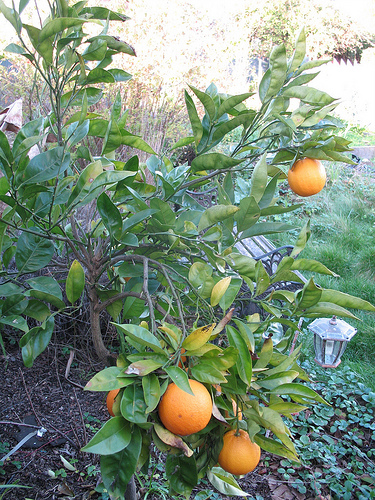
#> input picture orange.png, 375 x 500 px
$ python orange.py
#> lines starting #> are read from the running program, lines starting #| are printed output that depends on the picture; after the words box and inside, x2 and y2 are one past the last pixel; in counts of white or black regions, pixels touching at a corner belong together
import cv2
import numpy as np

lowerBound = np.array([1, 100, 80])
upperBound = np.array([22, 256, 256])

kernelOpen = np.ones((5,5))
kernelClose = np.ones((20,20))

font = cv2.FONT_HERSHEY_SIMPLEX

while True:
    img = cv2.imread('orange.png')
#> img is the input picture: shape (500, 375, 3); mean B, G, R 122.8, 143, 124.2

    # Convert BGR to HSV
    imgHSV = cv2.cvtColor(img, cv2.COLOR_BGR2HSV)
#> imgHSV: shape (500, 375, 3); mean H, S, V 70.1, 78.3, 150.1

    # Create the Mask
    mask = cv2.inRange(imgHSV, lowerBound, upperBound)
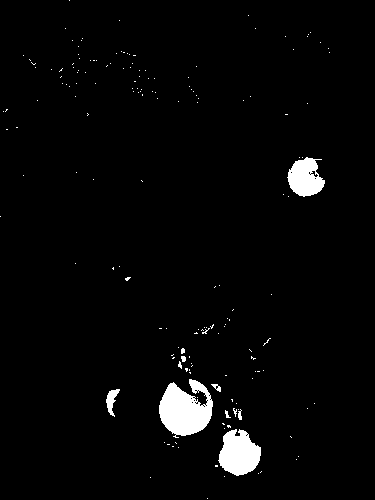
#> mask: shape (500, 375); 2.8% white; 168 white regions (159 under 20 px), largest, box (x1, y1, x2, y2) and area: (159, 379, 213, 438) 2094, (218, 429, 261, 476) 1413, (287, 157, 325, 197) 1024

    # Morphology
    maskOpen = cv2.morphologyEx(mask, cv2.MORPH_OPEN, kernelOpen)
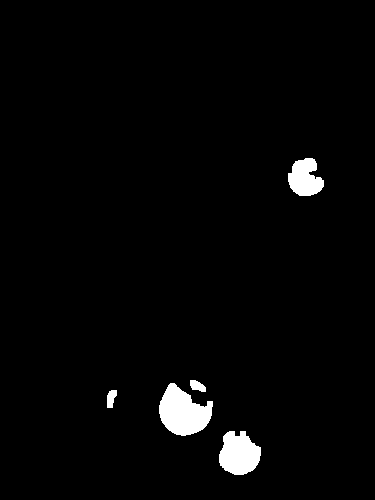
#> maskOpen: shape (500, 375); 2.4% white; 5 white regions, box (x1, y1, x2, y2) and area: (159, 383, 213, 436) 1839, (219, 431, 261, 475) 1379, (288, 158, 324, 196) 971, (107, 390, 117, 408) 132, (190, 380, 206, 392) 131
    maskClose = cv2.morphologyEx(maskOpen, cv2.MORPH_CLOSE, kernelClose)
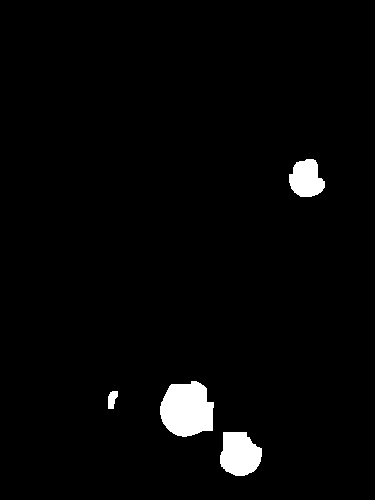
#> maskClose: shape (500, 375); 2.6% white; 4 white regions

    maskFinal = maskClose

    # Fix: cv2.findContours now returns only 2 values in OpenCV 4+
    conts, _ = cv2.findContours(maskFinal.copy(), cv2.RETR_EXTERNAL, cv2.CHAIN_APPROX_NONE)
#> conts = 4 contours; box (x1, y1, x2, y2) and area: (160, 381, 214, 437) 2264, (220, 432, 262, 476) 1370, (289, 159, 325, 197) 949, (108, 391, 118, 409) 108

    cv2.drawContours(img, conts, -1, (255, 0, 0), 3)
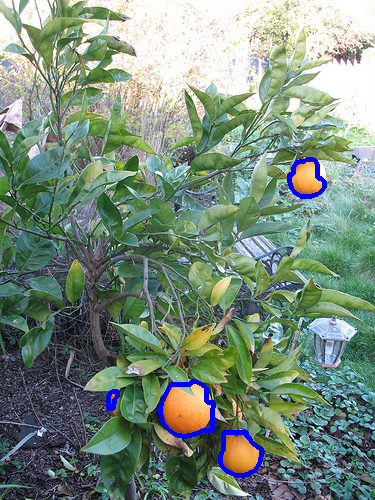
#> img: shape (500, 375, 3); 1.22% of pixels changed, all inside (x1, y1, x2, y2) = (106, 157, 327, 478)

    for i in range(len(conts)):
        x, y, w, h = cv2.boundingRect(conts[i])
        cv2.rectangle(img, (x, y), (x + w, y + h), (0, 0, 255), 2)
        cv2.putText(img, str(i + 1), (x, y + h), cv2.FONT_HERSHEY_SIMPLEX, 0.8, (0, 255, 255))
#> this loop made 4 passes
#> (x, y, w, h) on passes 1 to 4: (220, 432, 42, 44), (108, 391, 10, 18), (160, 381, 54, 56), (289, 159, 36, 38)
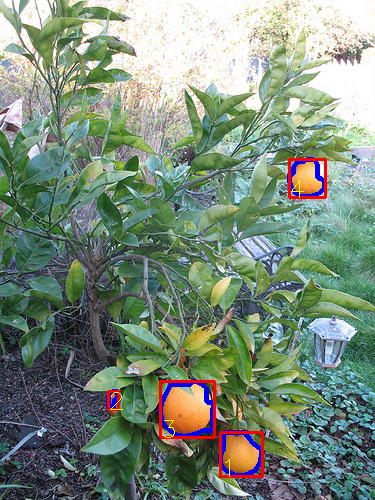
#> img: shape (500, 375, 3); 1% of pixels changed, all inside (x1, y1, x2, y2) = (107, 158, 327, 478)

    cv2.imshow("maskClose", maskClose)
    cv2.imshow("maskOpen", maskOpen)
    cv2.imshow("mask", mask)
    cv2.imshow("cam", img)

    # Fix: Use cv2.waitKey(1) for smoother response
    if cv2.waitKey(1) & 0xFF == ord('q'):
#> (key q is pressed here)
        break  # Breaks the loop properly

# Ensures all windows close properly
cv2.destroyAllWindows()

$ run again, with apple3.png copied over orange.png
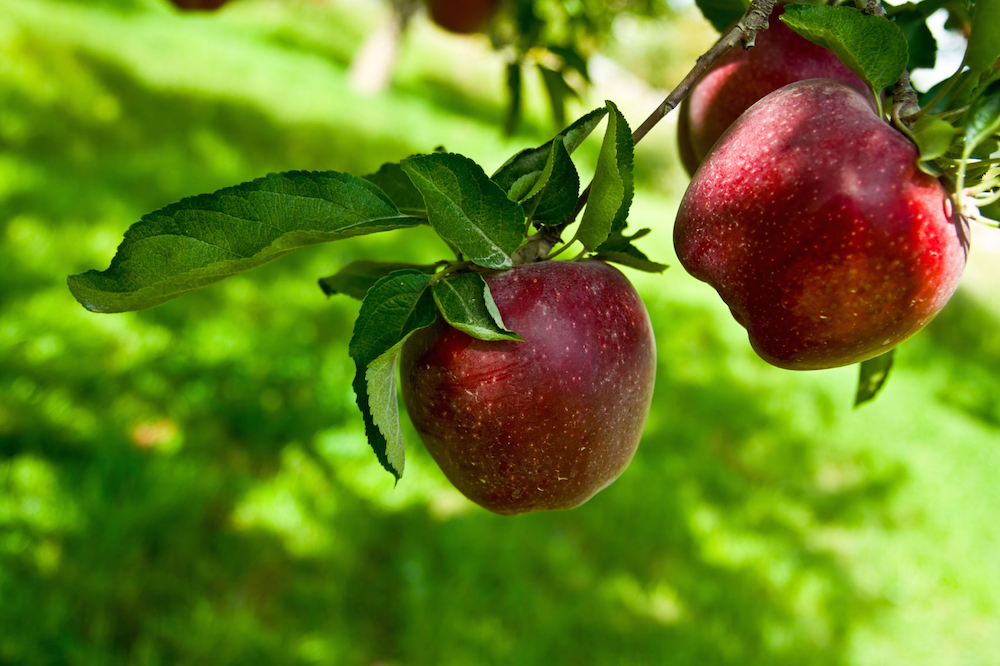
#> input picture apple3.png, 1000 x 666 px
#> img is the input picture: shape (666, 1000, 3); mean B, G, R 32.5, 129.1, 103.6
#> imgHSV: shape (666, 1000, 3); mean H, S, V 44.7, 211.9, 141.1
#> `mask = cv2.inRange(imgHSV, lowerBound, upperBound)`:
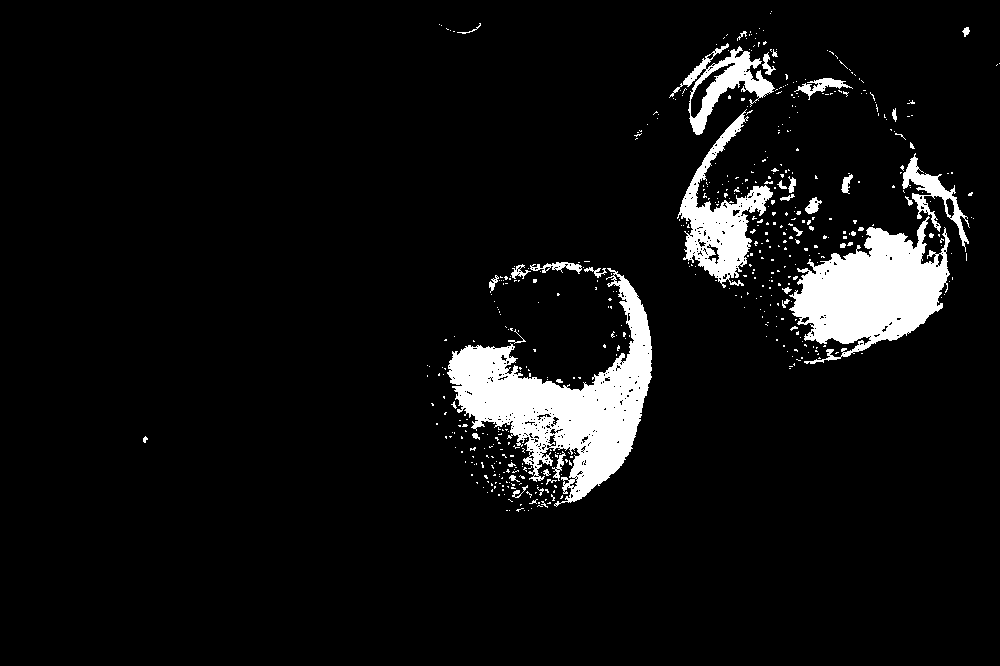
#> mask: shape (666, 1000); 6.6% white; 531 white regions (490 under 20 px), largest, box (x1, y1, x2, y2) and area: (447, 268, 652, 507) 17306, (789, 216, 950, 364) 12819, (677, 109, 773, 288) 5366
#> maskOpen: shape (666, 1000); 5.3% white; 33 white regions, largest, box (x1, y1, x2, y2) and area: (449, 279, 652, 500) 14681, (794, 228, 947, 344) 11597, (680, 185, 748, 278) 3235
#> maskClose: shape (666, 1000); 6% white; 11 white regions
#> conts = 11 contours; largest, box (x1, y1, x2, y2) and area: (450, 280, 653, 501) 16502, (795, 228, 948, 351) 12149, (681, 155, 797, 279) 4639, (685, 52, 774, 153) 3758, (904, 159, 953, 207) 1014
#> the loop `for i in range(len(conts)):` made 11 passes
#> (x, y, w, h) on passes 1 to 8: (450, 280, 203, 221), (572, 266, 8, 5), (795, 228, 153, 123), (954, 208, 13, 33), (808, 201, 11, 13), (843, 178, 8, 16), (904, 159, 49, 48), (681, 155, 116, 124)
#> after the loop `for i in range(len(conts)):`:
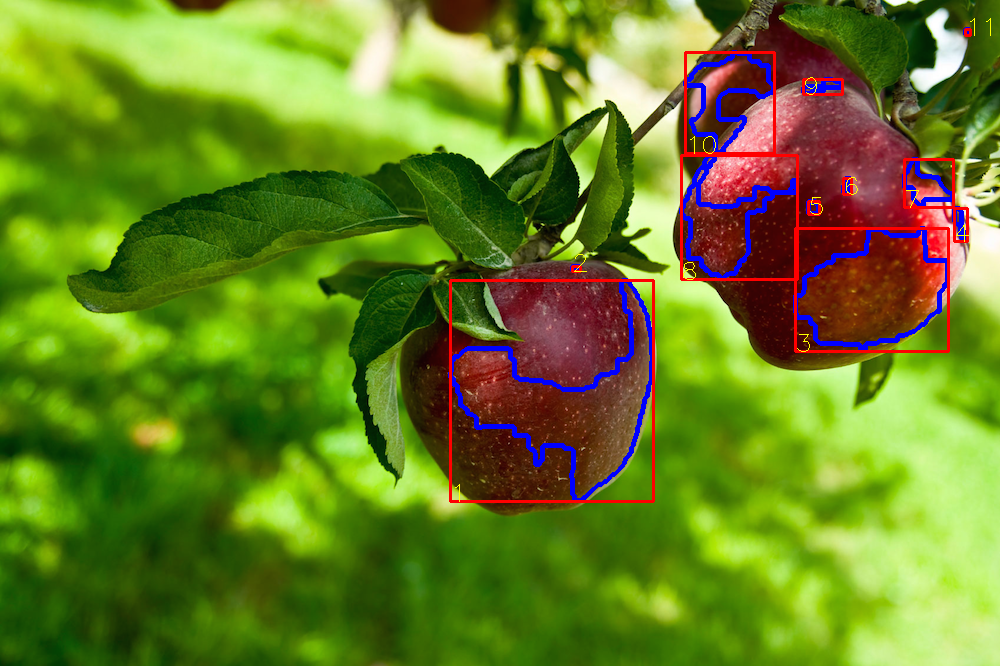
#> img: shape (666, 1000, 3); mean B, G, R 35.7, 127.3, 103.3

$ run again, with apple.jpg saved as orange.png
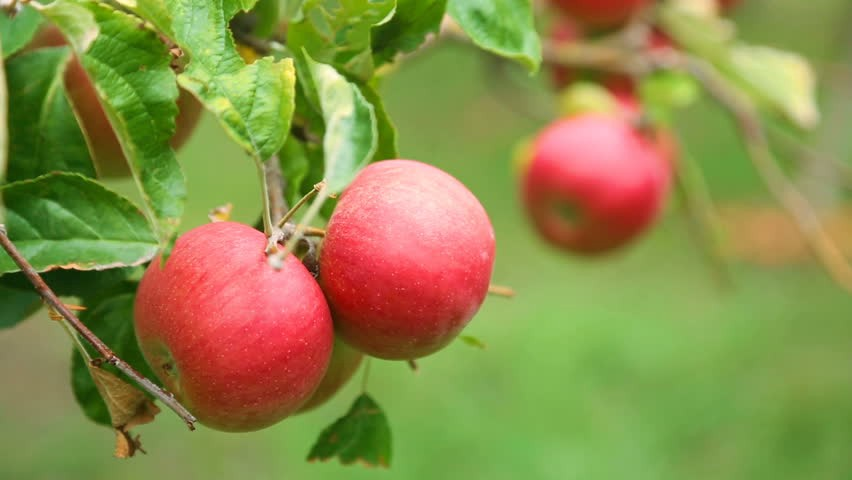
#> input picture apple.jpg, 852 x 480 px
#> img is the input picture: shape (480, 852, 3); mean B, G, R 73.5, 139.8, 139.2
#> imgHSV: shape (480, 852, 3); mean H, S, V 46.1, 148, 163.3
#> `mask = cv2.inRange(imgHSV, lowerBound, upperBound)`:
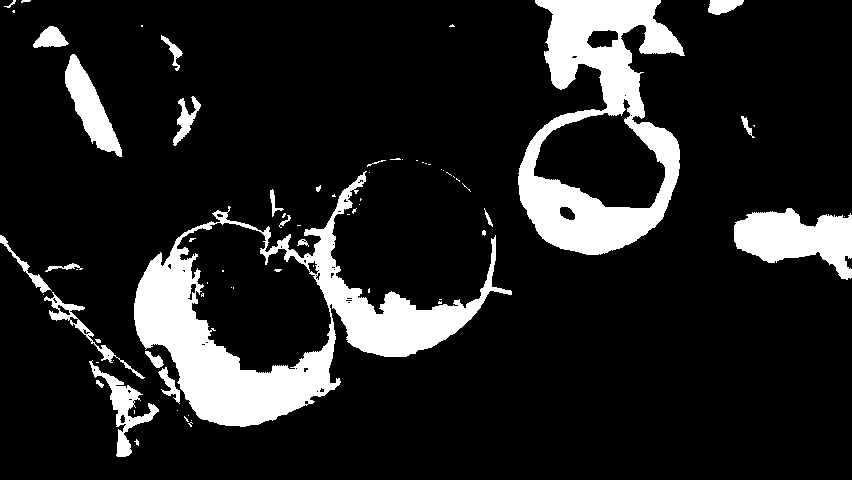
#> mask: shape (480, 852); 13.7% white; 73 white regions (49 under 20 px), largest, box (x1, y1, x2, y2) and area: (134, 171, 512, 427) 24233, (518, 0, 685, 255) 18593, (734, 208, 852, 280) 5111
#> maskOpen: shape (480, 852); 12.7% white; 39 white regions, largest, box (x1, y1, x2, y2) and area: (134, 248, 336, 427) 14126, (518, 110, 680, 255) 9632, (535, 0, 683, 117) 8819
#> maskClose: shape (480, 852); 14% white; 22 white regions
#> conts = 22 contours, 2 with area under 20; largest, box (x1, y1, x2, y2) and area: (519, 0, 684, 256) 28289, (135, 221, 497, 428) 24254, (735, 209, 852, 280) 5118, (66, 56, 123, 157) 2233, (107, 377, 158, 458) 1640
#> the loop `for i in range(len(conts)):` made 22 passes
#> (x, y, w, h) on passes 1 to 8: (107, 377, 51, 81), (95, 371, 7, 6), (103, 348, 9, 9), (78, 323, 7, 7), (52, 304, 26, 17), (33, 276, 16, 17), (23, 263, 6, 8), (0, 237, 7, 7)
#> after the loop `for i in range(len(conts)):`:
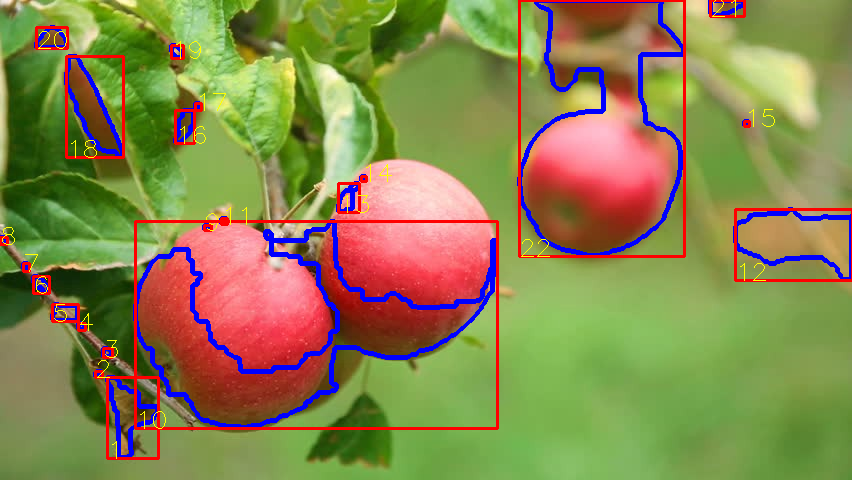
#> img: shape (480, 852, 3); mean B, G, R 78.6, 132.8, 137
